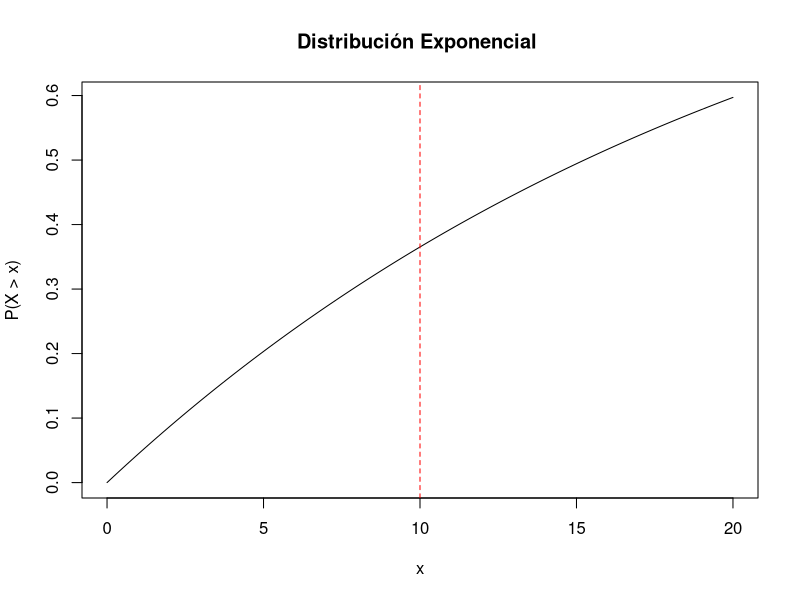
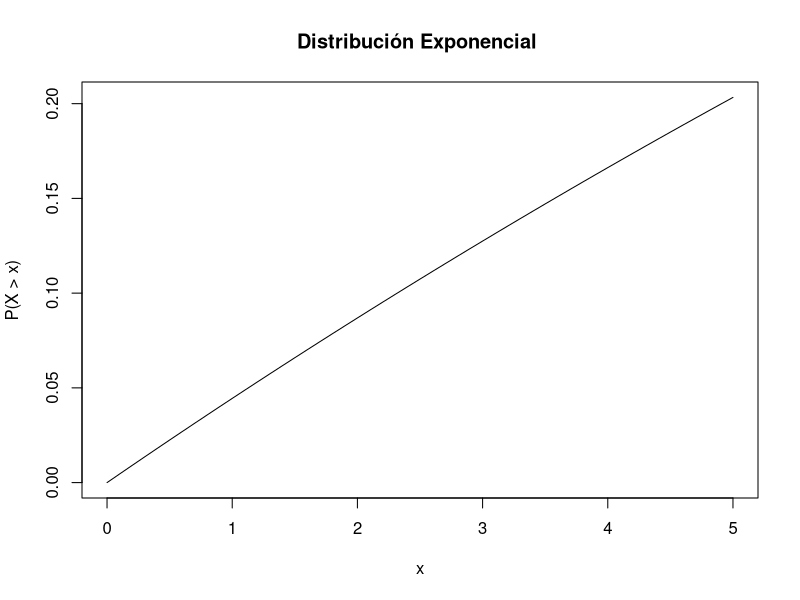

The R source for these figures, in order:
## ---- chunk 1
nombre_funcion <- function(arg1, arg2, ... ) {
        # Código cuerpo de la función
}
## ---- chunk 2
percentiles <- function(x) {
        resultado = c()
        p <- c(20, 40, 60, 80) #Vector con los valores de los percentiles a calcular
        n <- length(x) #Calcular tamaño del vector, número de elementos
        l <- sort(x) #Ordenar de forma ascendente los valores
        for (i in p) {  #Ciclo para calcular cada uno de los percentiles
          cc <- (i/100)*n #Calcular la posición
          re <- (i*n) %% 100 #Mirar si la posición da un valor entero
          if (re==0) {
            r <- x [cc] #Buscar el valor correspondiente a dicha posición
          }
          else{                   # Se tiene un número decimal
             r <- x [ceiling(cc)] #Aproximar al entero siguiente
          }
    
          resultado = c(resultado, r) #Guardar el valor del percentil en el vector de resultados
        }
        p1 <- c('Percentil 20 (P20)', 'Percentil 40 (P40)', 'Percentil 60 (P60)', 'Percentil 80 (P80)')
        df = data.frame(Percentil= p1, Valor=resultado)
        
        return(df) #Retornar el DataFrame con los percentiles correspondientes
        
}
## ---- chunk 3
x <- c(2,3, 4, 5, 5, 7, 8, 10, 12, 12, 14, 15, 16, 16, 16, 20, 22, 22)
percentiles(x)

## ---- chunk 4

pexp(10, rate=1/22, lower.tail=TRUE)

x <- seq(0, 20, by = 0.1)
y <- pexp(x, rate = 1/22, lower.tail = TRUE)
plot(x, y, type = "l", xlab = "x", ylab = "P(X > x)", main = "Distribución Exponencial ")
abline(v = 10, col = "red", lty = 2)

## ---- chunk 5

dpois(2, lambda=4)

x <- seq(0, 5, by = 0.1)
y <- pexp(x, rate = 1/22, lower.tail = TRUE)
plot(x, y, type = "l", xlab = "x", ylab = "P(X > x)", main = "Distribución Exponencial ")

## ---- chunk 6

# Distribución Normal
distribucion_normal = matrix(0, nrow = 41, ncol = 10)
colnames(distribucion_normal) <- c("0", "0.01", "0.02", "0.03", "0.04", "0.05", 
                                   "0.06", "0.07", "0.08", "0.09")
rownames(distribucion_normal) <- c("0", "0.1", "0.2", "0.3", "0.4", "0.5", "0.6",
                                   "0.7", "0.8", "0.9", "1", "1.1", "1.2", "1.3", 
                                   "1.4", "1.5", "1.6", "1.7", "1.8", "1.9", "2", 
                                   "2.1", "2.2", "2.3", "2.4", "2.5", "2.6", "2.7", 
                                   "2.8", "2.9", "3", "3.1", "3.2", "3.3", "3.4", 
                                   "3.5", "3.6", "3.7", "3.8", "3.9", "4")
salto = 0.01
valor = 0
for (i in 1:41) {
  for (j in 1:10) {
    distribucion_normal[i,j] = pnorm(valor, lower.tail = FALSE)
    valor = valor+salto
  }
}
normal_df <- data.frame(distribucion_normal)

# Se exporta en un archivo csv
write.csv(normal_df, "normal_df.csv")
# Se muestra en la pagina
normal_df

## ---- chunk 7

# Distribución T-Student
distribucion_t = matrix(0, nrow = 120, ncol = 10)
colnames(distribucion_t) <- c("0.005", "0.01", "0.025", "0.05", "0.1", "0.2", 
                              "0.25", "0.3", "0.4", "0.45")
rownames(distribucion_t) <- paste0(" ", 1:nrow(distribucion_t))
valores = c(0.005,0.01,0.025,0.05,0.1,0.2,0.25,0.3,0.4,0.45)
for (i in 1:120) {
  for (j in 1:10) {
    distribucion_t[i,j] = qt(valores[j], i, lower.tail = FALSE)
  }
}
t_df <- data.frame(distribucion_t)

# Se exporta en un archivo csv
write.csv(t_df, "t_df.csv")
# Se muestra en la pagina
t_df
## ---- chunk 8

# Distribución chi-cuadrado

distribucion_chi = matrix(0, nrow = 120, ncol = 13)
colnames(distribucion_chi) <- c("0.995","0.99","0.975","0.95","0.9","0.75","0.5",
                                "0.25","0.1","0.05","0.025","0.01","0.005")
rownames(distribucion_chi) <- paste0(" ", 1:nrow(distribucion_chi))
valores = c(0.995,0.99,0.975,0.95,0.9,0.75,0.5,0.25,0.1,0.05,0.025,0.01,0.005)
for (i in 1:120) {
  for (j in 1:13) {
    distribucion_chi[i,j] = qchisq(valores[j], i, lower.tail = FALSE)
  }
}
chi_df <- data.frame(distribucion_chi)

# Se exporta en un archivo csv
write.csv(chi_df, "chi_df.csv")
# Se muestra en la pagina
chi_df

